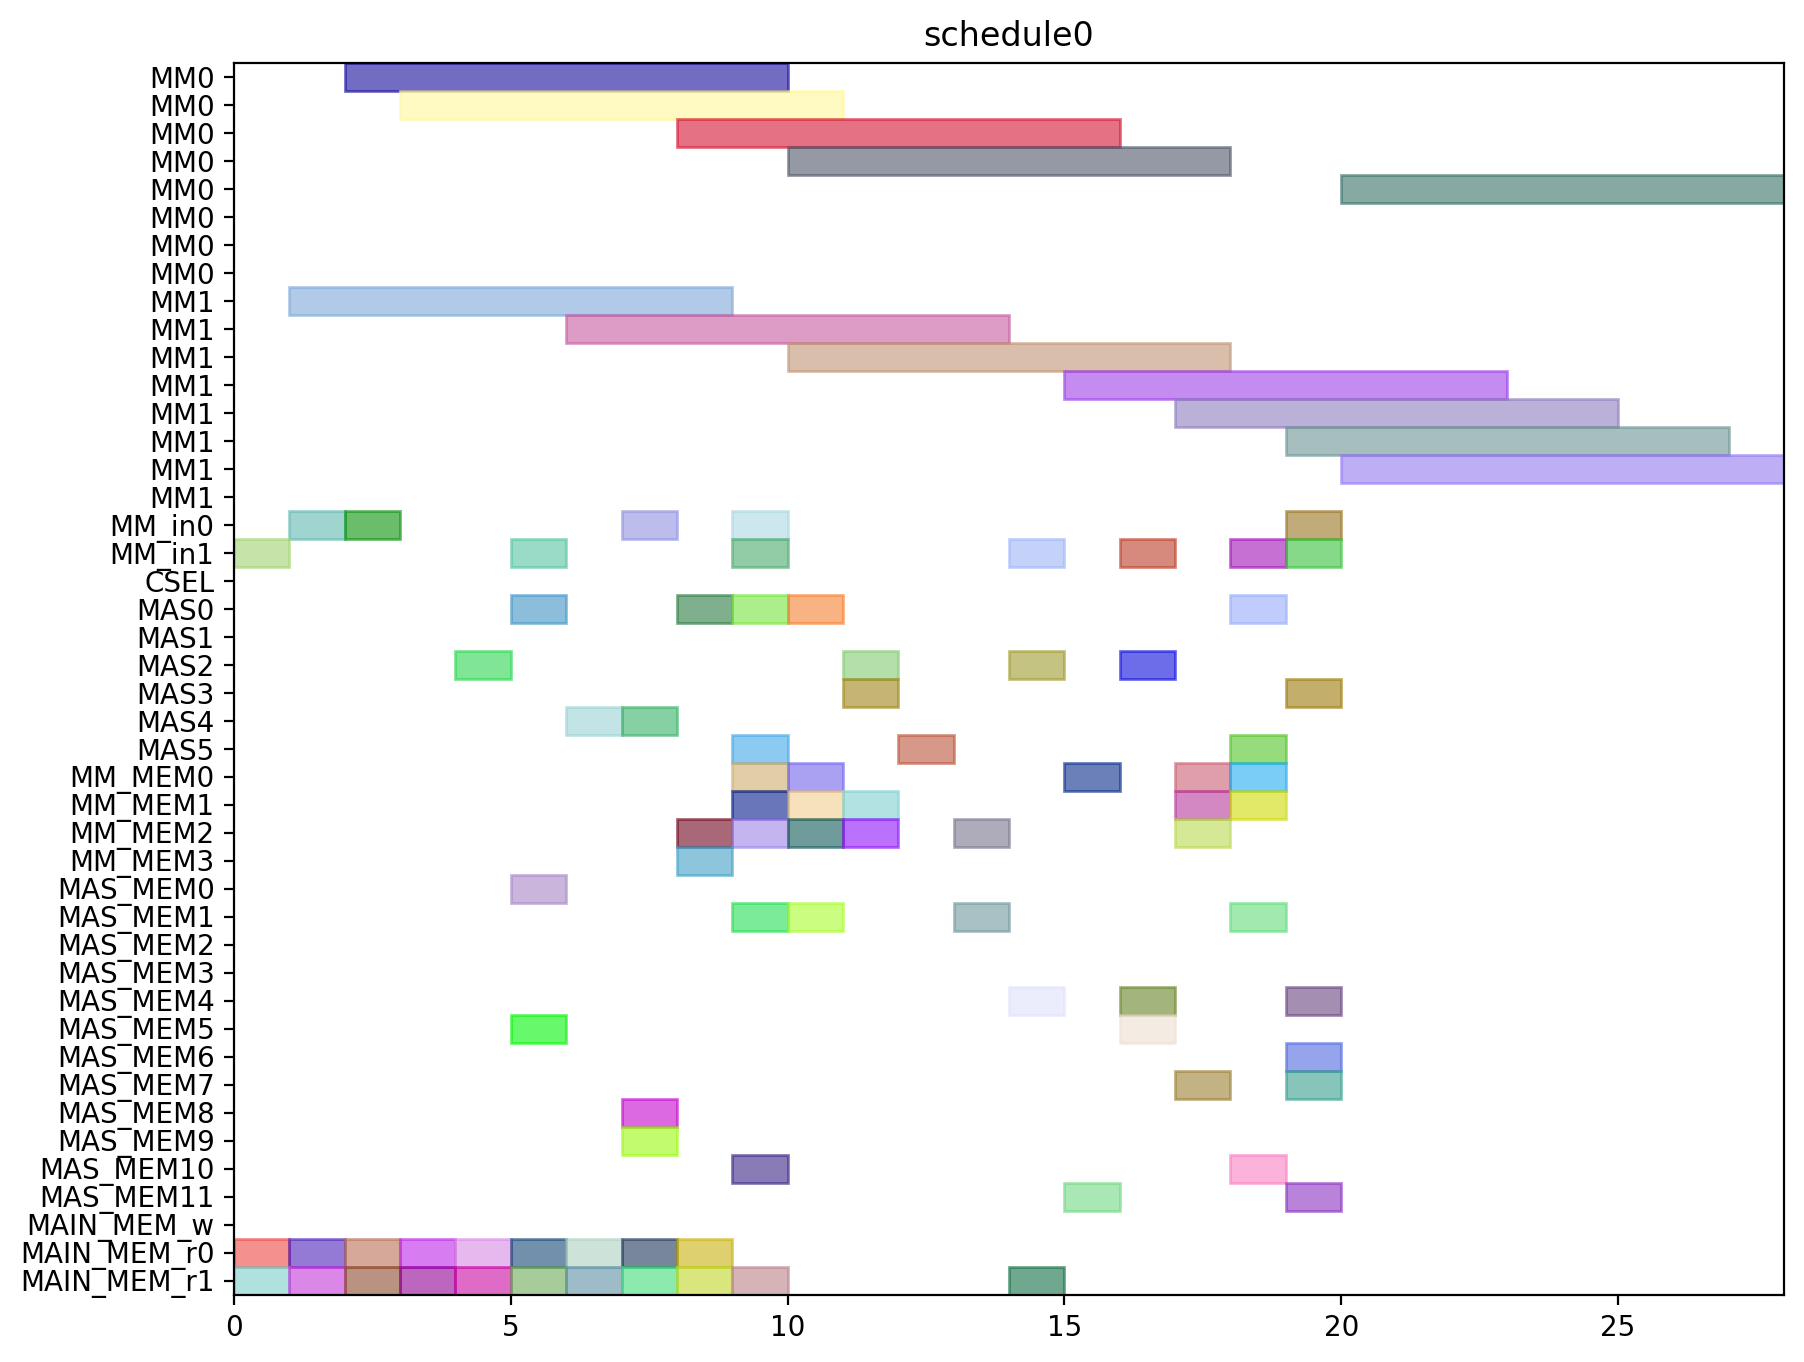

Python code for this plot:
from pyschedule import Scenario, solvers, plotters, alt


def solve():
	horizon = 120
	S = Scenario("schedule0", horizon=horizon)

	# resource
	MM = S.Resources('MM', num=2, size=8)
	MM_in = S.Resources('MM_in', num=2)
	CSEL = S.Resource('CSEL')
	MAS = S.Resources('MAS', num=6, size=1, periods=range(1, horizon))
	MM_MEM = S.Resources('MM_MEM', num=4)
	MAS_MEM = S.Resources('MAS_MEM', num=12)
	MAIN_MEM_w = S.Resource('MAIN_MEM_w', size=1)
	MAIN_MEM_r = S.Resources('MAIN_MEM_r', num=2)

	# result of previous scheduling

	# new tasks
	t0 = S.Task('t0', length=8, delay_cost=1)
	t0 += alt(MM)
	t0_in = S.Task('t0_in', length=1, delay_cost=1)
	t0_in += alt(MM_in)
	S += t0_in*MM_in[0]<=t0*MM[0]
	S += t0_in*MM_in[1]<=t0*MM[1]
	t0_mem0 = S.Task('t0_mem0', length=1, delay_cost=1)
	t0_mem0 += MAIN_MEM_r[0]
	S += t0_mem0 <= t0

	t0_mem1 = S.Task('t0_mem1', length=1, delay_cost=1)
	t0_mem1 += MAIN_MEM_r[1]
	S += t0_mem1 <= t0

	t1 = S.Task('t1', length=8, delay_cost=1)
	t1 += alt(MM)
	t1_in = S.Task('t1_in', length=1, delay_cost=1)
	t1_in += alt(MM_in)
	S += t1_in*MM_in[0]<=t1*MM[0]
	S += t1_in*MM_in[1]<=t1*MM[1]
	t1_mem0 = S.Task('t1_mem0', length=1, delay_cost=1)
	t1_mem0 += MAIN_MEM_r[0]
	S += t1_mem0 <= t1

	t1_mem1 = S.Task('t1_mem1', length=1, delay_cost=1)
	t1_mem1 += MAIN_MEM_r[1]
	S += t1_mem1 <= t1

	t2 = S.Task('t2', length=8, delay_cost=1)
	t2 += alt(MM)
	t2_in = S.Task('t2_in', length=1, delay_cost=1)
	t2_in += alt(MM_in)
	S += t2_in*MM_in[0]<=t2*MM[0]
	S += t2_in*MM_in[1]<=t2*MM[1]
	t2_mem0 = S.Task('t2_mem0', length=1, delay_cost=1)
	t2_mem0 += MAIN_MEM_r[0]
	S += t2_mem0 <= t2

	t2_mem1 = S.Task('t2_mem1', length=1, delay_cost=1)
	t2_mem1 += MAIN_MEM_r[1]
	S += t2_mem1 <= t2

	t3 = S.Task('t3', length=1, delay_cost=1)
	t3 += alt(MAS)
	t3_mem0 = S.Task('t3_mem0', length=1, delay_cost=1)
	t3_mem0 += MAIN_MEM_r[0]
	S += t3_mem0 <= t3

	t3_mem1 = S.Task('t3_mem1', length=1, delay_cost=1)
	t3_mem1 += MAIN_MEM_r[1]
	S += t3_mem1 <= t3

	t4 = S.Task('t4', length=1, delay_cost=1)
	t4 += alt(MAS)
	t4_mem0 = S.Task('t4_mem0', length=1, delay_cost=1)
	t4_mem0 += MAIN_MEM_r[0]
	S += t4_mem0 <= t4

	t4_mem1 = S.Task('t4_mem1', length=1, delay_cost=1)
	t4_mem1 += MAIN_MEM_r[1]
	S += t4_mem1 <= t4

	t8 = S.Task('t8', length=1, delay_cost=1)
	t8 += alt(MAS)
	t8_mem0 = S.Task('t8_mem0', length=1, delay_cost=1)
	t8_mem0 += MAIN_MEM_r[0]
	S += t8_mem0 <= t8

	t8_mem1 = S.Task('t8_mem1', length=1, delay_cost=1)
	t8_mem1 += MAIN_MEM_r[1]
	S += t8_mem1 <= t8

	t9 = S.Task('t9', length=1, delay_cost=1)
	t9 += alt(MAS)
	t9_mem0 = S.Task('t9_mem0', length=1, delay_cost=1)
	t9_mem0 += MAIN_MEM_r[0]
	S += t9_mem0 <= t9

	t9_mem1 = S.Task('t9_mem1', length=1, delay_cost=1)
	t9_mem1 += MAIN_MEM_r[1]
	S += t9_mem1 <= t9

	t13 = S.Task('t13', length=1, delay_cost=1)
	t13 += alt(MAS)
	t13_mem0 = S.Task('t13_mem0', length=1, delay_cost=1)
	t13_mem0 += MAIN_MEM_r[0]
	S += t13_mem0 <= t13

	t13_mem1 = S.Task('t13_mem1', length=1, delay_cost=1)
	t13_mem1 += MAIN_MEM_r[1]
	S += t13_mem1 <= t13

	t14 = S.Task('t14', length=1, delay_cost=1)
	t14 += alt(MAS)
	t14_mem0 = S.Task('t14_mem0', length=1, delay_cost=1)
	t14_mem0 += MAIN_MEM_r[0]
	S += t14_mem0 <= t14

	t14_mem1 = S.Task('t14_mem1', length=1, delay_cost=1)
	t14_mem1 += MAIN_MEM_r[1]
	S += t14_mem1 <= t14

	t5 = S.Task('t5', length=8, delay_cost=1)
	t5 += alt(MM)
	t5_in = S.Task('t5_in', length=1, delay_cost=1)
	t5_in += alt(MM_in)
	S += t5_in*MM_in[0]<=t5*MM[0]
	S += t5_in*MM_in[1]<=t5*MM[1]
	t5_mem0 = S.Task('t5_mem0', length=1, delay_cost=1)
	t5_mem0 += alt(MAS_MEM)
	S += (t3*MAS[0])-1 < t5_mem0*MAS_MEM[0]
	S += (t3*MAS[1])-1 < t5_mem0*MAS_MEM[2]
	S += (t3*MAS[2])-1 < t5_mem0*MAS_MEM[4]
	S += (t3*MAS[3])-1 < t5_mem0*MAS_MEM[6]
	S += (t3*MAS[4])-1 < t5_mem0*MAS_MEM[8]
	S += (t3*MAS[5])-1 < t5_mem0*MAS_MEM[10]
	S += t5_mem0 <= t5

	t5_mem1 = S.Task('t5_mem1', length=1, delay_cost=1)
	t5_mem1 += alt(MAS_MEM)
	S += (t4*MAS[0])-1 < t5_mem1*MAS_MEM[1]
	S += (t4*MAS[1])-1 < t5_mem1*MAS_MEM[3]
	S += (t4*MAS[2])-1 < t5_mem1*MAS_MEM[5]
	S += (t4*MAS[3])-1 < t5_mem1*MAS_MEM[7]
	S += (t4*MAS[4])-1 < t5_mem1*MAS_MEM[9]
	S += (t4*MAS[5])-1 < t5_mem1*MAS_MEM[11]
	S += t5_mem1 <= t5

	t6 = S.Task('t6', length=1, delay_cost=1)
	t6 += alt(MAS)
	t6_mem0 = S.Task('t6_mem0', length=1, delay_cost=1)
	t6_mem0 += alt(MM_MEM)
	S += (t0*MM[0])-1 < t6_mem0*MM_MEM[0]
	S += (t0*MM[1])-1 < t6_mem0*MM_MEM[2]
	S += t6_mem0 <= t6

	t6_mem1 = S.Task('t6_mem1', length=1, delay_cost=1)
	t6_mem1 += alt(MM_MEM)
	S += (t1*MM[0])-1 < t6_mem1*MM_MEM[1]
	S += (t1*MM[1])-1 < t6_mem1*MM_MEM[3]
	S += t6_mem1 <= t6

	t10 = S.Task('t10', length=8, delay_cost=1)
	t10 += alt(MM)
	t10_in = S.Task('t10_in', length=1, delay_cost=1)
	t10_in += alt(MM_in)
	S += t10_in*MM_in[0]<=t10*MM[0]
	S += t10_in*MM_in[1]<=t10*MM[1]
	t10_mem0 = S.Task('t10_mem0', length=1, delay_cost=1)
	t10_mem0 += alt(MAS_MEM)
	S += (t8*MAS[0])-1 < t10_mem0*MAS_MEM[0]
	S += (t8*MAS[1])-1 < t10_mem0*MAS_MEM[2]
	S += (t8*MAS[2])-1 < t10_mem0*MAS_MEM[4]
	S += (t8*MAS[3])-1 < t10_mem0*MAS_MEM[6]
	S += (t8*MAS[4])-1 < t10_mem0*MAS_MEM[8]
	S += (t8*MAS[5])-1 < t10_mem0*MAS_MEM[10]
	S += t10_mem0 <= t10

	t10_mem1 = S.Task('t10_mem1', length=1, delay_cost=1)
	t10_mem1 += alt(MAS_MEM)
	S += (t9*MAS[0])-1 < t10_mem1*MAS_MEM[1]
	S += (t9*MAS[1])-1 < t10_mem1*MAS_MEM[3]
	S += (t9*MAS[2])-1 < t10_mem1*MAS_MEM[5]
	S += (t9*MAS[3])-1 < t10_mem1*MAS_MEM[7]
	S += (t9*MAS[4])-1 < t10_mem1*MAS_MEM[9]
	S += (t9*MAS[5])-1 < t10_mem1*MAS_MEM[11]
	S += t10_mem1 <= t10

	t11 = S.Task('t11', length=1, delay_cost=1)
	t11 += alt(MAS)
	t11_mem0 = S.Task('t11_mem0', length=1, delay_cost=1)
	t11_mem0 += alt(MM_MEM)
	S += (t1*MM[0])-1 < t11_mem0*MM_MEM[0]
	S += (t1*MM[1])-1 < t11_mem0*MM_MEM[2]
	S += t11_mem0 <= t11

	t11_mem1 = S.Task('t11_mem1', length=1, delay_cost=1)
	t11_mem1 += alt(MM_MEM)
	S += (t2*MM[0])-1 < t11_mem1*MM_MEM[1]
	S += (t2*MM[1])-1 < t11_mem1*MM_MEM[3]
	S += t11_mem1 <= t11

	t15 = S.Task('t15', length=8, delay_cost=1)
	t15 += alt(MM)
	t15_in = S.Task('t15_in', length=1, delay_cost=1)
	t15_in += alt(MM_in)
	S += t15_in*MM_in[0]<=t15*MM[0]
	S += t15_in*MM_in[1]<=t15*MM[1]
	t15_mem0 = S.Task('t15_mem0', length=1, delay_cost=1)
	t15_mem0 += alt(MAS_MEM)
	S += (t13*MAS[0])-1 < t15_mem0*MAS_MEM[0]
	S += (t13*MAS[1])-1 < t15_mem0*MAS_MEM[2]
	S += (t13*MAS[2])-1 < t15_mem0*MAS_MEM[4]
	S += (t13*MAS[3])-1 < t15_mem0*MAS_MEM[6]
	S += (t13*MAS[4])-1 < t15_mem0*MAS_MEM[8]
	S += (t13*MAS[5])-1 < t15_mem0*MAS_MEM[10]
	S += t15_mem0 <= t15

	t15_mem1 = S.Task('t15_mem1', length=1, delay_cost=1)
	t15_mem1 += alt(MAS_MEM)
	S += (t14*MAS[0])-1 < t15_mem1*MAS_MEM[1]
	S += (t14*MAS[1])-1 < t15_mem1*MAS_MEM[3]
	S += (t14*MAS[2])-1 < t15_mem1*MAS_MEM[5]
	S += (t14*MAS[3])-1 < t15_mem1*MAS_MEM[7]
	S += (t14*MAS[4])-1 < t15_mem1*MAS_MEM[9]
	S += (t14*MAS[5])-1 < t15_mem1*MAS_MEM[11]
	S += t15_mem1 <= t15

	t16 = S.Task('t16', length=1, delay_cost=1)
	t16 += alt(MAS)
	t16_mem0 = S.Task('t16_mem0', length=1, delay_cost=1)
	t16_mem0 += alt(MM_MEM)
	S += (t0*MM[0])-1 < t16_mem0*MM_MEM[0]
	S += (t0*MM[1])-1 < t16_mem0*MM_MEM[2]
	S += t16_mem0 <= t16

	t16_mem1 = S.Task('t16_mem1', length=1, delay_cost=1)
	t16_mem1 += alt(MM_MEM)
	S += (t2*MM[0])-1 < t16_mem1*MM_MEM[1]
	S += (t2*MM[1])-1 < t16_mem1*MM_MEM[3]
	S += t16_mem1 <= t16

	t18 = S.Task('t18', length=1, delay_cost=1)
	t18 += alt(MAS)
	t18_mem0 = S.Task('t18_mem0', length=1, delay_cost=1)
	t18_mem0 += alt(MM_MEM)
	S += (t0*MM[0])-1 < t18_mem0*MM_MEM[0]
	S += (t0*MM[1])-1 < t18_mem0*MM_MEM[2]
	S += t18_mem0 <= t18

	t18_mem1 = S.Task('t18_mem1', length=1, delay_cost=1)
	t18_mem1 += alt(MM_MEM)
	S += (t0*MM[0])-1 < t18_mem1*MM_MEM[1]
	S += (t0*MM[1])-1 < t18_mem1*MM_MEM[3]
	S += t18_mem1 <= t18

	t20 = S.Task('t20', length=8, delay_cost=1)
	t20 += alt(MM)
	t20_in = S.Task('t20_in', length=1, delay_cost=1)
	t20_in += alt(MM_in)
	S += t20_in*MM_in[0]<=t20*MM[0]
	S += t20_in*MM_in[1]<=t20*MM[1]
	t20_mem0 = S.Task('t20_mem0', length=1, delay_cost=1)
	t20_mem0 += alt(MM_MEM)
	S += (t2*MM[0])-1 < t20_mem0*MM_MEM[0]
	S += (t2*MM[1])-1 < t20_mem0*MM_MEM[2]
	S += t20_mem0 <= t20

	t20_mem1 = S.Task('t20_mem1', length=1, delay_cost=1)
	t20_mem1 += MAIN_MEM_r[1]
	S += t20_mem1 <= t20

	t7 = S.Task('t7', length=1, delay_cost=1)
	t7 += alt(MAS)
	t7_mem0 = S.Task('t7_mem0', length=1, delay_cost=1)
	t7_mem0 += alt(MM_MEM)
	S += (t5*MM[0])-1 < t7_mem0*MM_MEM[0]
	S += (t5*MM[1])-1 < t7_mem0*MM_MEM[2]
	S += t7_mem0 <= t7

	t7_mem1 = S.Task('t7_mem1', length=1, delay_cost=1)
	t7_mem1 += alt(MAS_MEM)
	S += (t6*MAS[0])-1 < t7_mem1*MAS_MEM[1]
	S += (t6*MAS[1])-1 < t7_mem1*MAS_MEM[3]
	S += (t6*MAS[2])-1 < t7_mem1*MAS_MEM[5]
	S += (t6*MAS[3])-1 < t7_mem1*MAS_MEM[7]
	S += (t6*MAS[4])-1 < t7_mem1*MAS_MEM[9]
	S += (t6*MAS[5])-1 < t7_mem1*MAS_MEM[11]
	S += t7_mem1 <= t7

	t12 = S.Task('t12', length=1, delay_cost=1)
	t12 += alt(MAS)
	t12_mem0 = S.Task('t12_mem0', length=1, delay_cost=1)
	t12_mem0 += alt(MM_MEM)
	S += (t10*MM[0])-1 < t12_mem0*MM_MEM[0]
	S += (t10*MM[1])-1 < t12_mem0*MM_MEM[2]
	S += t12_mem0 <= t12

	t12_mem1 = S.Task('t12_mem1', length=1, delay_cost=1)
	t12_mem1 += alt(MAS_MEM)
	S += (t11*MAS[0])-1 < t12_mem1*MAS_MEM[1]
	S += (t11*MAS[1])-1 < t12_mem1*MAS_MEM[3]
	S += (t11*MAS[2])-1 < t12_mem1*MAS_MEM[5]
	S += (t11*MAS[3])-1 < t12_mem1*MAS_MEM[7]
	S += (t11*MAS[4])-1 < t12_mem1*MAS_MEM[9]
	S += (t11*MAS[5])-1 < t12_mem1*MAS_MEM[11]
	S += t12_mem1 <= t12

	t17 = S.Task('t17', length=1, delay_cost=1)
	t17 += alt(MAS)
	t17_mem0 = S.Task('t17_mem0', length=1, delay_cost=1)
	t17_mem0 += alt(MM_MEM)
	S += (t15*MM[0])-1 < t17_mem0*MM_MEM[0]
	S += (t15*MM[1])-1 < t17_mem0*MM_MEM[2]
	S += t17_mem0 <= t17

	t17_mem1 = S.Task('t17_mem1', length=1, delay_cost=1)
	t17_mem1 += alt(MAS_MEM)
	S += (t16*MAS[0])-1 < t17_mem1*MAS_MEM[1]
	S += (t16*MAS[1])-1 < t17_mem1*MAS_MEM[3]
	S += (t16*MAS[2])-1 < t17_mem1*MAS_MEM[5]
	S += (t16*MAS[3])-1 < t17_mem1*MAS_MEM[7]
	S += (t16*MAS[4])-1 < t17_mem1*MAS_MEM[9]
	S += (t16*MAS[5])-1 < t17_mem1*MAS_MEM[11]
	S += t17_mem1 <= t17

	t19 = S.Task('t19', length=1, delay_cost=1)
	t19 += alt(MAS)
	t19_mem0 = S.Task('t19_mem0', length=1, delay_cost=1)
	t19_mem0 += alt(MM_MEM)
	S += (t0*MM[0])-1 < t19_mem0*MM_MEM[0]
	S += (t0*MM[1])-1 < t19_mem0*MM_MEM[2]
	S += t19_mem0 <= t19

	t19_mem1 = S.Task('t19_mem1', length=1, delay_cost=1)
	t19_mem1 += alt(MAS_MEM)
	S += (t18*MAS[0])-1 < t19_mem1*MAS_MEM[1]
	S += (t18*MAS[1])-1 < t19_mem1*MAS_MEM[3]
	S += (t18*MAS[2])-1 < t19_mem1*MAS_MEM[5]
	S += (t18*MAS[3])-1 < t19_mem1*MAS_MEM[7]
	S += (t18*MAS[4])-1 < t19_mem1*MAS_MEM[9]
	S += (t18*MAS[5])-1 < t19_mem1*MAS_MEM[11]
	S += t19_mem1 <= t19

	t21 = S.Task('t21', length=1, delay_cost=1)
	t21 += alt(MAS)
	t21_mem0 = S.Task('t21_mem0', length=1, delay_cost=1)
	t21_mem0 += alt(MM_MEM)
	S += (t1*MM[0])-1 < t21_mem0*MM_MEM[0]
	S += (t1*MM[1])-1 < t21_mem0*MM_MEM[2]
	S += t21_mem0 <= t21

	t21_mem1 = S.Task('t21_mem1', length=1, delay_cost=1)
	t21_mem1 += alt(MM_MEM)
	S += (t20*MM[0])-1 < t21_mem1*MM_MEM[1]
	S += (t20*MM[1])-1 < t21_mem1*MM_MEM[3]
	S += t21_mem1 <= t21

	t22 = S.Task('t22', length=1, delay_cost=1)
	t22 += alt(MAS)
	t22_mem0 = S.Task('t22_mem0', length=1, delay_cost=1)
	t22_mem0 += alt(MM_MEM)
	S += (t1*MM[0])-1 < t22_mem0*MM_MEM[0]
	S += (t1*MM[1])-1 < t22_mem0*MM_MEM[2]
	S += t22_mem0 <= t22

	t22_mem1 = S.Task('t22_mem1', length=1, delay_cost=1)
	t22_mem1 += alt(MM_MEM)
	S += (t20*MM[0])-1 < t22_mem1*MM_MEM[1]
	S += (t20*MM[1])-1 < t22_mem1*MM_MEM[3]
	S += t22_mem1 <= t22

	t23 = S.Task('t23', length=8, delay_cost=1)
	t23 += alt(MM)
	t23_in = S.Task('t23_in', length=1, delay_cost=1)
	t23_in += alt(MM_in)
	S += t23_in*MM_in[0]<=t23*MM[0]
	S += t23_in*MM_in[1]<=t23*MM[1]
	t23_mem0 = S.Task('t23_mem0', length=1, delay_cost=1)
	t23_mem0 += alt(MAS_MEM)
	S += (t17*MAS[0])-1 < t23_mem0*MAS_MEM[0]
	S += (t17*MAS[1])-1 < t23_mem0*MAS_MEM[2]
	S += (t17*MAS[2])-1 < t23_mem0*MAS_MEM[4]
	S += (t17*MAS[3])-1 < t23_mem0*MAS_MEM[6]
	S += (t17*MAS[4])-1 < t23_mem0*MAS_MEM[8]
	S += (t17*MAS[5])-1 < t23_mem0*MAS_MEM[10]
	S += t23_mem0 <= t23

	t23_mem1 = S.Task('t23_mem1', length=1, delay_cost=1)
	t23_mem1 += MAIN_MEM_r[1]
	S += t23_mem1 <= t23

	t25 = S.Task('t25', length=8, delay_cost=1)
	t25 += alt(MM)
	t25_in = S.Task('t25_in', length=1, delay_cost=1)
	t25_in += alt(MM_in)
	S += t25_in*MM_in[0]<=t25*MM[0]
	S += t25_in*MM_in[1]<=t25*MM[1]
	t25_mem0 = S.Task('t25_mem0', length=1, delay_cost=1)
	t25_mem0 += alt(MAS_MEM)
	S += (t7*MAS[0])-1 < t25_mem0*MAS_MEM[0]
	S += (t7*MAS[1])-1 < t25_mem0*MAS_MEM[2]
	S += (t7*MAS[2])-1 < t25_mem0*MAS_MEM[4]
	S += (t7*MAS[3])-1 < t25_mem0*MAS_MEM[6]
	S += (t7*MAS[4])-1 < t25_mem0*MAS_MEM[8]
	S += (t7*MAS[5])-1 < t25_mem0*MAS_MEM[10]
	S += t25_mem0 <= t25

	t25_mem1 = S.Task('t25_mem1', length=1, delay_cost=1)
	t25_mem1 += alt(MAS_MEM)
	S += (t22*MAS[0])-1 < t25_mem1*MAS_MEM[1]
	S += (t22*MAS[1])-1 < t25_mem1*MAS_MEM[3]
	S += (t22*MAS[2])-1 < t25_mem1*MAS_MEM[5]
	S += (t22*MAS[3])-1 < t25_mem1*MAS_MEM[7]
	S += (t22*MAS[4])-1 < t25_mem1*MAS_MEM[9]
	S += (t22*MAS[5])-1 < t25_mem1*MAS_MEM[11]
	S += t25_mem1 <= t25

	t27 = S.Task('t27', length=8, delay_cost=1)
	t27 += alt(MM)
	t27_in = S.Task('t27_in', length=1, delay_cost=1)
	t27_in += alt(MM_in)
	S += t27_in*MM_in[0]<=t27*MM[0]
	S += t27_in*MM_in[1]<=t27*MM[1]
	t27_mem0 = S.Task('t27_mem0', length=1, delay_cost=1)
	t27_mem0 += alt(MAS_MEM)
	S += (t22*MAS[0])-1 < t27_mem0*MAS_MEM[0]
	S += (t22*MAS[1])-1 < t27_mem0*MAS_MEM[2]
	S += (t22*MAS[2])-1 < t27_mem0*MAS_MEM[4]
	S += (t22*MAS[3])-1 < t27_mem0*MAS_MEM[6]
	S += (t22*MAS[4])-1 < t27_mem0*MAS_MEM[8]
	S += (t22*MAS[5])-1 < t27_mem0*MAS_MEM[10]
	S += t27_mem0 <= t27

	t27_mem1 = S.Task('t27_mem1', length=1, delay_cost=1)
	t27_mem1 += alt(MAS_MEM)
	S += (t21*MAS[0])-1 < t27_mem1*MAS_MEM[1]
	S += (t21*MAS[1])-1 < t27_mem1*MAS_MEM[3]
	S += (t21*MAS[2])-1 < t27_mem1*MAS_MEM[5]
	S += (t21*MAS[3])-1 < t27_mem1*MAS_MEM[7]
	S += (t21*MAS[4])-1 < t27_mem1*MAS_MEM[9]
	S += (t21*MAS[5])-1 < t27_mem1*MAS_MEM[11]
	S += t27_mem1 <= t27

	t28 = S.Task('t28', length=8, delay_cost=1)
	t28 += alt(MM)
	t28_in = S.Task('t28_in', length=1, delay_cost=1)
	t28_in += alt(MM_in)
	S += t28_in*MM_in[0]<=t28*MM[0]
	S += t28_in*MM_in[1]<=t28*MM[1]
	t28_mem0 = S.Task('t28_mem0', length=1, delay_cost=1)
	t28_mem0 += alt(MAS_MEM)
	S += (t19*MAS[0])-1 < t28_mem0*MAS_MEM[0]
	S += (t19*MAS[1])-1 < t28_mem0*MAS_MEM[2]
	S += (t19*MAS[2])-1 < t28_mem0*MAS_MEM[4]
	S += (t19*MAS[3])-1 < t28_mem0*MAS_MEM[6]
	S += (t19*MAS[4])-1 < t28_mem0*MAS_MEM[8]
	S += (t19*MAS[5])-1 < t28_mem0*MAS_MEM[10]
	S += t28_mem0 <= t28

	t28_mem1 = S.Task('t28_mem1', length=1, delay_cost=1)
	t28_mem1 += alt(MAS_MEM)
	S += (t7*MAS[0])-1 < t28_mem1*MAS_MEM[1]
	S += (t7*MAS[1])-1 < t28_mem1*MAS_MEM[3]
	S += (t7*MAS[2])-1 < t28_mem1*MAS_MEM[5]
	S += (t7*MAS[3])-1 < t28_mem1*MAS_MEM[7]
	S += (t7*MAS[4])-1 < t28_mem1*MAS_MEM[9]
	S += (t7*MAS[5])-1 < t28_mem1*MAS_MEM[11]
	S += t28_mem1 <= t28

	t29 = S.Task('t29', length=8, delay_cost=1)
	t29 += alt(MM)
	t29_in = S.Task('t29_in', length=1, delay_cost=1)
	t29_in += alt(MM_in)
	S += t29_in*MM_in[0]<=t29*MM[0]
	S += t29_in*MM_in[1]<=t29*MM[1]
	t29_mem0 = S.Task('t29_mem0', length=1, delay_cost=1)
	t29_mem0 += alt(MAS_MEM)
	S += (t21*MAS[0])-1 < t29_mem0*MAS_MEM[0]
	S += (t21*MAS[1])-1 < t29_mem0*MAS_MEM[2]
	S += (t21*MAS[2])-1 < t29_mem0*MAS_MEM[4]
	S += (t21*MAS[3])-1 < t29_mem0*MAS_MEM[6]
	S += (t21*MAS[4])-1 < t29_mem0*MAS_MEM[8]
	S += (t21*MAS[5])-1 < t29_mem0*MAS_MEM[10]
	S += t29_mem0 <= t29

	t29_mem1 = S.Task('t29_mem1', length=1, delay_cost=1)
	t29_mem1 += alt(MAS_MEM)
	S += (t12*MAS[0])-1 < t29_mem1*MAS_MEM[1]
	S += (t12*MAS[1])-1 < t29_mem1*MAS_MEM[3]
	S += (t12*MAS[2])-1 < t29_mem1*MAS_MEM[5]
	S += (t12*MAS[3])-1 < t29_mem1*MAS_MEM[7]
	S += (t12*MAS[4])-1 < t29_mem1*MAS_MEM[9]
	S += (t12*MAS[5])-1 < t29_mem1*MAS_MEM[11]
	S += t29_mem1 <= t29

	solvers.mip.solve(S,msg=1,kind='CPLEX',ratio_gap=1.01)

	solution = [['hoge']*len(S.solution()[1]) for i in range(len(S.solution()))]
	for i in range(len(S.solution())):
		for j in range(len(S.solution()[i])):
			solution[i][j]=str(S.solution()[i][j])
	print(solution)

	cycles = int(solution[-1][3])

	pic_file_name = "/home/mfukuda/ABE/multiRAM_multiMAS_16mux/scheduling_result/stage8MM2_stage1MAS6/EP_ADD_A_0/schedule0.png"
	if(S.solution() != []):
		plotters.matplotlib.plot(S,img_filename=pic_file_name, show_task_labels=False, fig_size=(cycles*0.25+3, 8))

	return solution
